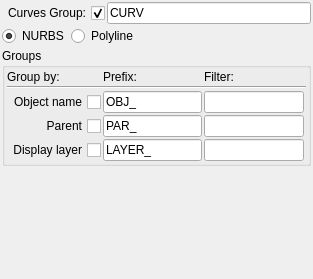
               <widget class="QWidget" name="scrollAreaWidgetContents_2">
                <property name="geometry">
                 <rect>
                  <x>0</x>
                  <y>0</y>
                  <width>313</width>
                  <height>279</height>
                 </rect>
                </property>
                <layout class="QVBoxLayout" name="verticalLayout_16">
                 <property name="spacing">
                  <number>2</number>
                 </property>
                 <property name="margin">
                  <number>2</number>
                 </property>
                 <item>
                  <layout class="QHBoxLayout" name="horizontalLayout_10">
                   <item>
                    <widget class="QCheckBox" name="curveGroupEnable_cb">
                     <property name="toolTip">
                      <string>&lt;!DOCTYPE HTML PUBLIC &quot;-//W3C//DTD HTML 4.0//EN&quot; &quot;http://www.w3.org/TR/REC-html40/strict.dtd&quot;&gt;
&lt;html&gt;&lt;head&gt;&lt;meta name=&quot;qrichtext&quot; content=&quot;1&quot; /&gt;&lt;style type=&quot;text/css&quot;&gt;
p, li { white-space: pre-wrap; }
&lt;/style&gt;&lt;/head&gt;&lt;body style=&quot; font-family:'MS Shell Dlg 2'; font-size:8.25pt; font-weight:400; font-style:normal;&quot;&gt;
&lt;p style=&quot; margin-top:0px; margin-bottom:0px; margin-left:0px; margin-right:0px; -qt-block-indent:0; text-indent:0px;&quot;&gt;&lt;span style=&quot; font-size:8pt;&quot;&gt;Enable/disable global Curve group&lt;/span&gt;&lt;/p&gt;&lt;/body&gt;&lt;/html&gt;</string>
                     </property>
                     <property name="layoutDirection">
                      <enum>Qt::RightToLeft</enum>
                     </property>
                     <property name="text">
                      <string>Curves Group:</string>
                     </property>
                     <property name="checked">
                      <bool>true</bool>
                     </property>
                    </widget>
                   </item>
                   <item>
                    <widget class="QLineEdit" name="expCurvesGlobalGroupName_le">
                     <property name="toolTip">
                      <string>&lt;!DOCTYPE HTML PUBLIC &quot;-//W3C//DTD HTML 4.0//EN&quot; &quot;http://www.w3.org/TR/REC-html40/strict.dtd&quot;&gt;
&lt;html&gt;&lt;head&gt;&lt;meta name=&quot;qrichtext&quot; content=&quot;1&quot; /&gt;&lt;style type=&quot;text/css&quot;&gt;
p, li { white-space: pre-wrap; }
&lt;/style&gt;&lt;/head&gt;&lt;body style=&quot; font-family:'MS Shell Dlg 2'; font-size:8.25pt; font-weight:400; font-style:normal;&quot;&gt;
&lt;p style=&quot; margin-top:0px; margin-bottom:0px; margin-left:0px; margin-right:0px; -qt-block-indent:0; text-indent:0px;&quot;&gt;&lt;span style=&quot; font-size:8pt;&quot;&gt;Main curves group&lt;/span&gt;&lt;/p&gt;&lt;/body&gt;&lt;/html&gt;</string>
                     </property>
                     <property name="text">
                      <string>CURV</string>
                     </property>
                    </widget>
                   </item>
                  </layout>
                 </item>
                 <item>
                  <layout class="QHBoxLayout" name="horizontalLayout_16">
                   <item>
                    <widget class="QRadioButton" name="curvToNURBS_rb">
                     <property name="toolTip">
                      <string>Export as NURBS</string>
                     </property>
                     <property name="text">
                      <string>NURBS</string>
                     </property>
                     <property name="checked">
                      <bool>true</bool>
                     </property>
                    </widget>
                   </item>
                   <item>
                    <widget class="QRadioButton" name="curvToPoly_rb">
                     <property name="toolTip">
                      <string>Export as Poly line</string>
                     </property>
                     <property name="text">
                      <string>Polyline</string>
                     </property>
                    </widget>
                   </item>
                   <item>
                    <spacer name="horizontalSpacer_7">
                     <property name="orientation">
                      <enum>Qt::Horizontal</enum>
                     </property>
                     <property name="sizeHint" stdset="0">
                      <size>
                       <width>40</width>
                       <height>20</height>
                      </size>
                     </property>
                    </spacer>
                   </item>
                  </layout>
                 </item>
                 <item>
                  <widget class="QGroupBox" name="groupBox_6">
                   <property name="title">
                    <string>Groups</string>
                   </property>
                   <layout class="QGridLayout" name="gridLayout_4">
                    <property name="margin">
                     <number>2</number>
                    </property>
                    <property name="spacing">
                     <number>2</number>
                    </property>
                    <item row="2" column="2">
                     <widget class="QLineEdit" name="byCurvObj_le">
                      <property name="toolTip">
                       <string>&lt;!DOCTYPE HTML PUBLIC &quot;-//W3C//DTD HTML 4.0//EN&quot; &quot;http://www.w3.org/TR/REC-html40/strict.dtd&quot;&gt;
&lt;html&gt;&lt;head&gt;&lt;meta name=&quot;qrichtext&quot; content=&quot;1&quot; /&gt;&lt;style type=&quot;text/css&quot;&gt;
p, li { white-space: pre-wrap; }
&lt;/style&gt;&lt;/head&gt;&lt;body style=&quot; font-family:'MS Shell Dlg 2'; font-size:8.25pt; font-weight:400; font-style:normal;&quot;&gt;
&lt;p style=&quot; margin-top:0px; margin-bottom:0px; margin-left:0px; margin-right:0px; -qt-block-indent:0; text-indent:0px;&quot;&gt;&lt;span style=&quot; font-size:8pt;&quot;&gt;Object name filter&lt;/span&gt;&lt;/p&gt;&lt;/body&gt;&lt;/html&gt;</string>
                      </property>
                      <property name="text">
                       <string/>
                      </property>
                     </widget>
                    </item>
                    <item row="2" column="0">
                     <widget class="QCheckBox" name="byCrvObj_cb">
                      <property name="toolTip">
                       <string>Create primitive group by object name. 
&lt;prefix&gt;&lt;nodeName&gt;</string>
                      </property>
                      <property name="layoutDirection">
                       <enum>Qt::RightToLeft</enum>
                      </property>
                      <property name="text">
                       <string>Object name</string>
                      </property>
                     </widget>
                    </item>
                    <item row="0" column="0">
                     <widget class="QLabel" name="label_9">
                      <property name="text">
                       <string>Group by:</string>
                      </property>
                     </widget>
                    </item>
                    <item row="0" column="2">
                     <widget class="QLabel" name="label_10">
                      <property name="text">
                       <string>Filter:</string>
                      </property>
                     </widget>
                    </item>
                    <item row="1" column="0" colspan="4">
                     <widget class="Line" name="line_5">
                      <property name="orientation">
                       <enum>Qt::Horizontal</enum>
                      </property>
                     </widget>
                    </item>
                    <item row="3" column="0">
                     <widget class="QCheckBox" name="byCrvPar_cb">
                      <property name="toolTip">
                       <string>&lt;!DOCTYPE HTML PUBLIC &quot;-//W3C//DTD HTML 4.0//EN&quot; &quot;http://www.w3.org/TR/REC-html40/strict.dtd&quot;&gt;
&lt;html&gt;&lt;head&gt;&lt;meta name=&quot;qrichtext&quot; content=&quot;1&quot; /&gt;&lt;style type=&quot;text/css&quot;&gt;
p, li { white-space: pre-wrap; }
&lt;/style&gt;&lt;/head&gt;&lt;body style=&quot; font-family:'MS Shell Dlg 2'; font-size:8.25pt; font-weight:400; font-style:normal;&quot;&gt;
&lt;p style=&quot; margin-top:0px; margin-bottom:0px; margin-left:0px; margin-right:0px; -qt-block-indent:0; text-indent:0px;&quot;&gt;&lt;span style=&quot; font-size:8pt;&quot;&gt;Create primitive group by parent name. &lt;/span&gt;&lt;/p&gt;
&lt;p style=&quot; margin-top:0px; margin-bottom:0px; margin-left:0px; margin-right:0px; -qt-block-indent:0; text-indent:0px;&quot;&gt;&lt;span style=&quot; font-size:8pt;&quot;&gt;&amp;lt;prefix&amp;gt;&amp;lt;nodeName&amp;gt;&lt;/span&gt;&lt;/p&gt;&lt;/body&gt;&lt;/html&gt;</string>
                      </property>
                      <property name="layoutDirection">
                       <enum>Qt::RightToLeft</enum>
                      </property>
                      <property name="text">
                       <string>Parent</string>
                      </property>
                     </widget>
                    </item>
                    <item row="3" column="2">
                     <widget class="QLineEdit" name="byCurvPar_le">
                      <property name="toolTip">
                       <string>&lt;!DOCTYPE HTML PUBLIC &quot;-//W3C//DTD HTML 4.0//EN&quot; &quot;http://www.w3.org/TR/REC-html40/strict.dtd&quot;&gt;
&lt;html&gt;&lt;head&gt;&lt;meta name=&quot;qrichtext&quot; content=&quot;1&quot; /&gt;&lt;style type=&quot;text/css&quot;&gt;
p, li { white-space: pre-wrap; }
&lt;/style&gt;&lt;/head&gt;&lt;body style=&quot; font-family:'MS Shell Dlg 2'; font-size:8.25pt; font-weight:400; font-style:normal;&quot;&gt;
&lt;p style=&quot; margin-top:0px; margin-bottom:0px; margin-left:0px; margin-right:0px; -qt-block-indent:0; text-indent:0px;&quot;&gt;&lt;span style=&quot; font-size:8pt;&quot;&gt;Parent group filter.&lt;/span&gt;&lt;/p&gt;
&lt;p style=&quot; margin-top:0px; margin-bottom:0px; margin-left:0px; margin-right:0px; -qt-block-indent:0; text-indent:0px;&quot;&gt;&lt;a name=&quot;result_box&quot;&gt;&lt;/a&gt;&lt;span style=&quot; font-size:8pt;&quot;&gt;T&lt;/span&gt;&lt;span style=&quot; font-size:8pt;&quot;&gt;o use a specific node, use the prefix in naming&lt;/span&gt;&lt;/p&gt;
&lt;p style=&quot; margin-top:0px; margin-bottom:0px; margin-left:0px; margin-right:0px; -qt-block-indent:0; text-indent:0px;&quot;&gt;&lt;span style=&quot; font-size:8pt;&quot;&gt;&amp;lt;findPrefix&amp;gt;&amp;lt;name&amp;gt; &lt;/span&gt;&lt;/p&gt;
&lt;p style=&quot; margin-top:0px; margin-bottom:0px; margin-left:0px; margin-right:0px; -qt-block-indent:0; text-indent:0px;&quot;&gt;&lt;a name=&quot;result_box&quot;&gt;&lt;/a&gt;&lt;span style=&quot; font-size:8pt;&quot;&gt;I&lt;/span&gt;&lt;span style=&quot; font-size:8pt;&quot;&gt;f the prefix is empty, use the closest parent.&lt;/span&gt;&lt;/p&gt;
&lt;p style=&quot; margin-top:0px; margin-bottom:0px; margin-left:0px; margin-right:0px; -qt-block-indent:0; text-indent:0px;&quot;&gt;&lt;span style=&quot; font-size:8pt;&quot;&gt;If the prefix is not found, use default group name &amp;lt;prefis&amp;gt;&amp;quot;noParent&amp;quot;&lt;/span&gt;&lt;/p&gt;&lt;/body&gt;&lt;/html&gt;</string>
                      </property>
                      <property name="text">
                       <string/>
                      </property>
                     </widget>
                    </item>
                    <item row="4" column="0">
                     <widget class="QCheckBox" name="curvDisplayer_cb">
                      <property name="toolTip">
                       <string>&lt;!DOCTYPE HTML PUBLIC &quot;-//W3C//DTD HTML 4.0//EN&quot; &quot;http://www.w3.org/TR/REC-html40/strict.dtd&quot;&gt;
&lt;html&gt;&lt;head&gt;&lt;meta name=&quot;qrichtext&quot; content=&quot;1&quot; /&gt;&lt;style type=&quot;text/css&quot;&gt;
p, li { white-space: pre-wrap; }
&lt;/style&gt;&lt;/head&gt;&lt;body style=&quot; font-family:'MS Shell Dlg 2'; font-size:8.25pt; font-weight:400; font-style:normal;&quot;&gt;
&lt;p style=&quot; margin-top:0px; margin-bottom:0px; margin-left:0px; margin-right:0px; -qt-block-indent:0; text-indent:0px;&quot;&gt;&lt;span style=&quot; font-size:8pt;&quot;&gt;Create primitive group by layer name. &lt;/span&gt;&lt;/p&gt;
&lt;p style=&quot; margin-top:0px; margin-bottom:0px; margin-left:0px; margin-right:0px; -qt-block-indent:0; text-indent:0px;&quot;&gt;&lt;span style=&quot; font-size:8pt;&quot;&gt;&amp;lt;prefix&amp;gt;&amp;lt;layerName&amp;gt;&lt;/span&gt;&lt;/p&gt;&lt;/body&gt;&lt;/html&gt;</string>
                      </property>
                      <property name="layoutDirection">
                       <enum>Qt::RightToLeft</enum>
                      </property>
                      <property name="text">
                       <string>Display layer</string>
                      </property>
                     </widget>
                    </item>
                    <item row="4" column="2">
                     <widget class="QLineEdit" name="byCurvLayer_le">
                      <property name="toolTip">
                       <string>&lt;!DOCTYPE HTML PUBLIC &quot;-//W3C//DTD HTML 4.0//EN&quot; &quot;http://www.w3.org/TR/REC-html40/strict.dtd&quot;&gt;
&lt;html&gt;&lt;head&gt;&lt;meta name=&quot;qrichtext&quot; content=&quot;1&quot; /&gt;&lt;style type=&quot;text/css&quot;&gt;
p, li { white-space: pre-wrap; }
&lt;/style&gt;&lt;/head&gt;&lt;body style=&quot; font-family:'MS Shell Dlg 2'; font-size:8.25pt; font-weight:400; font-style:normal;&quot;&gt;
&lt;p style=&quot; margin-top:0px; margin-bottom:0px; margin-left:0px; margin-right:0px; -qt-block-indent:0; text-indent:0px;&quot;&gt;&lt;span style=&quot; font-size:8pt;&quot;&gt;Display layer name filter&lt;/span&gt;&lt;/p&gt;
&lt;p style=&quot; margin-top:0px; margin-bottom:0px; margin-left:0px; margin-right:0px; -qt-block-indent:0; text-indent:0px;&quot;&gt;&lt;span style=&quot; font-size:8pt;&quot;&gt;If the prefix is not found, use default group name &amp;lt;prefis&amp;gt;&amp;quot;deflayer&amp;quot;&lt;/span&gt;&lt;/p&gt;&lt;/body&gt;&lt;/html&gt;</string>
                      </property>
                      <property name="text">
                       <string/>
                      </property>
                     </widget>
                    </item>
                    <item row="2" column="1">
                     <widget class="QLineEdit" name="byCurvObjPref_le">
                      <property name="toolTip">
                       <string>&lt;!DOCTYPE HTML PUBLIC &quot;-//W3C//DTD HTML 4.0//EN&quot; &quot;http://www.w3.org/TR/REC-html40/strict.dtd&quot;&gt;
&lt;html&gt;&lt;head&gt;&lt;meta name=&quot;qrichtext&quot; content=&quot;1&quot; /&gt;&lt;style type=&quot;text/css&quot;&gt;
p, li { white-space: pre-wrap; }
&lt;/style&gt;&lt;/head&gt;&lt;body style=&quot; font-family:'MS Shell Dlg 2'; font-size:8.25pt; font-weight:400; font-style:normal;&quot;&gt;
&lt;p style=&quot; margin-top:0px; margin-bottom:0px; margin-left:0px; margin-right:0px; -qt-block-indent:0; text-indent:0px;&quot;&gt;&lt;span style=&quot; font-size:8pt;&quot;&gt;Object group prefix&lt;/span&gt;&lt;/p&gt;&lt;/body&gt;&lt;/html&gt;</string>
                      </property>
                      <property name="text">
                       <string>OBJ_</string>
                      </property>
                     </widget>
                    </item>
                    <item row="3" column="1">
                     <widget class="QLineEdit" name="byCurvParPref_le">
                      <property name="toolTip">
                       <string>&lt;!DOCTYPE HTML PUBLIC &quot;-//W3C//DTD HTML 4.0//EN&quot; &quot;http://www.w3.org/TR/REC-html40/strict.dtd&quot;&gt;
&lt;html&gt;&lt;head&gt;&lt;meta name=&quot;qrichtext&quot; content=&quot;1&quot; /&gt;&lt;style type=&quot;text/css&quot;&gt;
p, li { white-space: pre-wrap; }
&lt;/style&gt;&lt;/head&gt;&lt;body style=&quot; font-family:'MS Shell Dlg 2'; font-size:8.25pt; font-weight:400; font-style:normal;&quot;&gt;
&lt;p style=&quot; margin-top:0px; margin-bottom:0px; margin-left:0px; margin-right:0px; -qt-block-indent:0; text-indent:0px;&quot;&gt;&lt;span style=&quot; font-size:8pt;&quot;&gt;Parent group prefix&lt;/span&gt;&lt;/p&gt;&lt;/body&gt;&lt;/html&gt;</string>
                      </property>
                      <property name="text">
                       <string>PAR_</string>
                      </property>
                     </widget>
                    </item>
                    <item row="4" column="1">
                     <widget class="QLineEdit" name="byCurvLayerPref_le">
                      <property name="toolTip">
                       <string>&lt;!DOCTYPE HTML PUBLIC &quot;-//W3C//DTD HTML 4.0//EN&quot; &quot;http://www.w3.org/TR/REC-html40/strict.dtd&quot;&gt;
&lt;html&gt;&lt;head&gt;&lt;meta name=&quot;qrichtext&quot; content=&quot;1&quot; /&gt;&lt;style type=&quot;text/css&quot;&gt;
p, li { white-space: pre-wrap; }
&lt;/style&gt;&lt;/head&gt;&lt;body style=&quot; font-family:'MS Shell Dlg 2'; font-size:8.25pt; font-weight:400; font-style:normal;&quot;&gt;
&lt;p style=&quot; margin-top:0px; margin-bottom:0px; margin-left:0px; margin-right:0px; -qt-block-indent:0; text-indent:0px;&quot;&gt;&lt;span style=&quot; font-size:8pt;&quot;&gt;Display layer group prefix&lt;/span&gt;&lt;/p&gt;&lt;/body&gt;&lt;/html&gt;</string>
                      </property>
                      <property name="text">
                       <string>LAYER_</string>
                      </property>
                     </widget>
                    </item>
                    <item row="0" column="1">
                     <widget class="QLabel" name="label_11">
                      <property name="text">
                       <string>Prefix:</string>
                      </property>
                     </widget>
                    </item>
                   </layout>
                  </widget>
                 </item>
                 <item>
                  <spacer name="verticalSpacer_3">
                   <property name="orientation">
                    <enum>Qt::Vertical</enum>
                   </property>
                   <property name="sizeHint" stdset="0">
                    <size>
                     <width>20</width>
                     <height>40</height>
                    </size>
                   </property>
                  </spacer>
                 </item>
                </layout>
               </widget>
